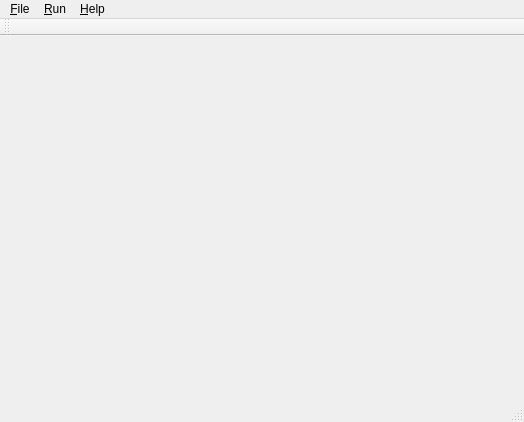
<?xml version="1.0" encoding="UTF-8"?>
<ui version="4.0">
 <class>MainWindow</class>
 <widget class="QMainWindow" name="MainWindow">
  <property name="geometry">
   <rect>
    <x>0</x>
    <y>0</y>
    <width>524</width>
    <height>422</height>
   </rect>
  </property>
  <property name="windowTitle">
   <string>MainWindow</string>
  </property>
  <widget class="QWidget" name="centralWidget">
   <property name="styleSheet">
    <string notr="true"/>
   </property>
   <layout class="QGridLayout" name="gridLayout_2"/>
  </widget>
  <widget class="QMenuBar" name="menuBar">
   <property name="geometry">
    <rect>
     <x>0</x>
     <y>0</y>
     <width>524</width>
     <height>25</height>
    </rect>
   </property>
   <widget class="QMenu" name="menu_File">
    <property name="title">
     <string>&amp;File</string>
    </property>
    <addaction name="action_newProject"/>
    <addaction name="action_openProject"/>
    <addaction name="action_openExample"/>
    <addaction name="action_save"/>
    <addaction name="action_saveAs"/>
    <addaction name="separator"/>
    <addaction name="action_close"/>
    <addaction name="action_exit"/>
   </widget>
   <widget class="QMenu" name="menu_Run">
    <property name="title">
     <string>&amp;Run</string>
    </property>
    <addaction name="action_run"/>
    <addaction name="action_stop"/>
   </widget>
   <widget class="QMenu" name="menu_Help">
    <property name="title">
     <string>&amp;Help</string>
    </property>
    <addaction name="action_about"/>
   </widget>
   <addaction name="menu_File"/>
   <addaction name="menu_Run"/>
   <addaction name="menu_Help"/>
  </widget>
  <widget class="QToolBar" name="mainToolBar">
   <attribute name="toolBarArea">
    <enum>TopToolBarArea</enum>
   </attribute>
   <attribute name="toolBarBreak">
    <bool>false</bool>
   </attribute>
  </widget>
  <widget class="QStatusBar" name="statusBar"/>
  <action name="action_newProject">
   <property name="text">
    <string>&amp;New Project</string>
   </property>
   <property name="toolTip">
    <string>New Project</string>
   </property>
   <property name="shortcut">
    <string>Ctrl+N</string>
   </property>
  </action>
  <action name="action_openProject">
   <property name="text">
    <string>&amp;Open Project</string>
   </property>
   <property name="shortcut">
    <string>Ctrl+O</string>
   </property>
  </action>
  <action name="action_openExample">
   <property name="text">
    <string>Open &amp;Example</string>
   </property>
   <property name="shortcut">
    <string>Ctrl+E</string>
   </property>
  </action>
  <action name="action_run">
   <property name="text">
    <string>&amp;Run</string>
   </property>
   <property name="shortcut">
    <string>Ctrl+R</string>
   </property>
  </action>
  <action name="action_stop">
   <property name="text">
    <string>&amp;Stop</string>
   </property>
   <property name="shortcut">
    <string>Ctrl+C</string>
   </property>
  </action>
  <action name="action_close">
   <property name="text">
    <string>&amp;Close</string>
   </property>
   <property name="shortcut">
    <string>Ctrl+W</string>
   </property>
  </action>
  <action name="action_exit">
   <property name="text">
    <string>E&amp;xit</string>
   </property>
   <property name="shortcut">
    <string>Ctrl+Q</string>
   </property>
  </action>
  <action name="action_save">
   <property name="text">
    <string>&amp;Save</string>
   </property>
   <property name="shortcut">
    <string>Ctrl+S</string>
   </property>
  </action>
  <action name="action_saveAs">
   <property name="text">
    <string>Save &amp;As...</string>
   </property>
  </action>
  <action name="action_about">
   <property name="text">
    <string>&amp;About</string>
   </property>
  </action>
 </widget>
 <layoutdefault spacing="6" margin="11"/>
 <resources/>
 <connections/>
</ui>
